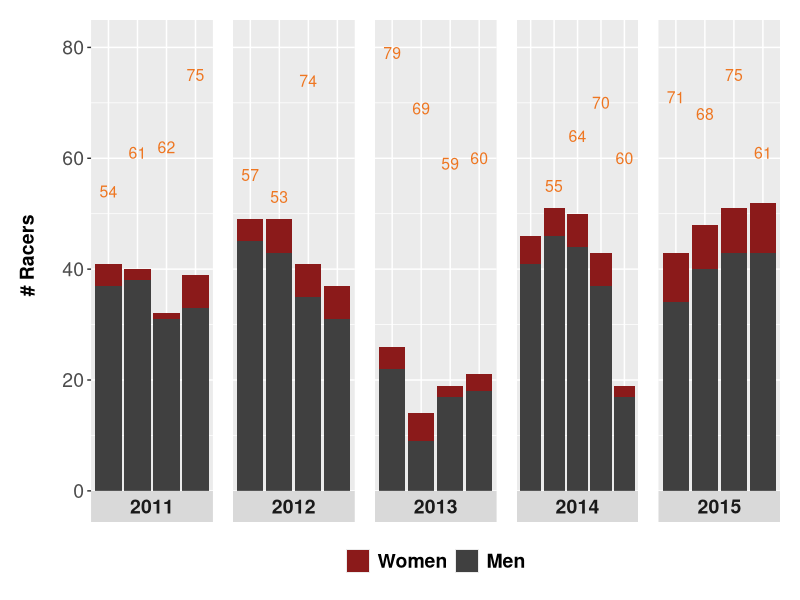

The R source for this figure:
HTTT <- read.csv("HTTT.csv")

#load required packages
require(ggplot2)
require(cowplot)

#create dataframe using only year and sex variables
df <- data.frame(table(HTTT$Year,
                       HTTT$Week,
                       HTTT$Sex))

temps<-c(0,0,0,0,71,61,53,69,0,0,0,0,71,64,75,75,0,0,0,0,59,54,57,79,0,0,0,0,0,55,68,62,74,59,0,0,0,0,60,70,61,60)

#plot by week with weather data
p <- ggplot(df[which(df$Freq>0),], aes(x=Var2, y=Freq, fill=Var3))

#barplot
p <- p + geom_bar(stat="identity")

#add temp bars
#p <- p + geom_point(aes(y=temps, group=Var2, size=6), stat="identity", position=position_dodge(width=0.9), alpha=.7, shape=95, stroke=8, color="darkorange2")
#p <- p + geom_line(aes(x=Var2, y=temps, group=Var2))


#facet by year
p <- p + facet_wrap(~Var1, nrow=1, scales="free_x", switch="x")

#plot theme
p <- p + theme(plot.title=element_text(family="Helvetica", 
                                       face="bold", 
                                       size=36, 
                                       color="firebrick4", 
                                       vjust=20), 
               axis.text.x=element_blank(),
               axis.title.y=element_text(margin=margin(0,17,0,0), 
                                         family="Helvetica", 
                                         face="bold",
                                         size=14),
               axis.text.y=element_text(family="Helvetica",
                                        size=14), 
               axis.ticks.x=element_blank(),
               legend.text=element_text(size=14, 
                                        face="bold"), 
               plot.margin=unit(c(0.5,0.5,0.5,0.5), "cm"),
               legend.position="bottom",
               #panel.grid.major=element_line(color="gray90"),
               #panel.grid.minor=element_line(color="gray90"),
               #panel.grid.major.x=element_blank(),
               #panel.grid.minor.x=element_blank(),
               #change year labels
               strip.text.x=element_text(size=14, face="bold"),
               #increase distance between panels
               panel.margin.x=unit(1, "lines"))

#y axis title, plot title
p <- p + labs(y="# Racers", 
              x=NULL, 
              title=NULL)

#temperature labels
labels <- c("","","","","71","61","53","69","","","","","71","64","75","75","","","","","59","54","57","79","","","","","","55","68","62", "74","59","","","","","60", "70","61","60")

heights <- c(0,0,0,0,71,61,53,69,0,0,0,0,71,64,75,75,0,0,0,0,59,54,57,79,0,0,0,0,0,55,68,62,74,59,0,0,0,0,60,70,61,60)

#create value labels in bar
p <- p + geom_text(position="stack",aes(label=labels, y=heights), size=4, family="Helvetica",color="chocolate2")

#remove legend title
p <- p + guides(fill=guide_legend(title=NULL))

#set bar colors
p <- p + scale_fill_manual(labels=c("Women","Men"),
                           values=c("firebrick4","gray25"))

#remove space between 0 and x axis
p <- p + scale_y_continuous(limits=c(0,85), expand=c(0,0))
p


